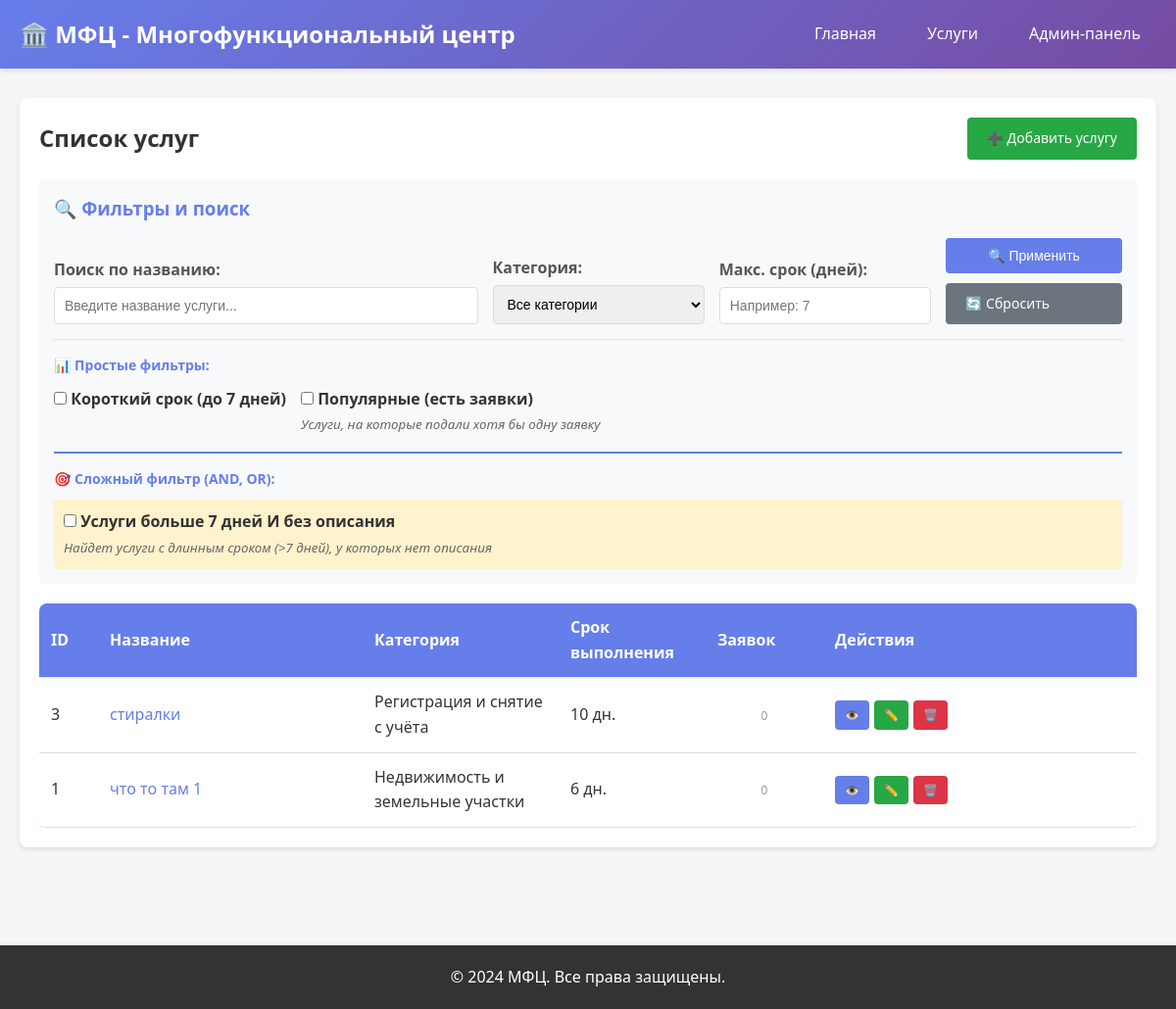
/services/, run on an earlier commit of the app's database.
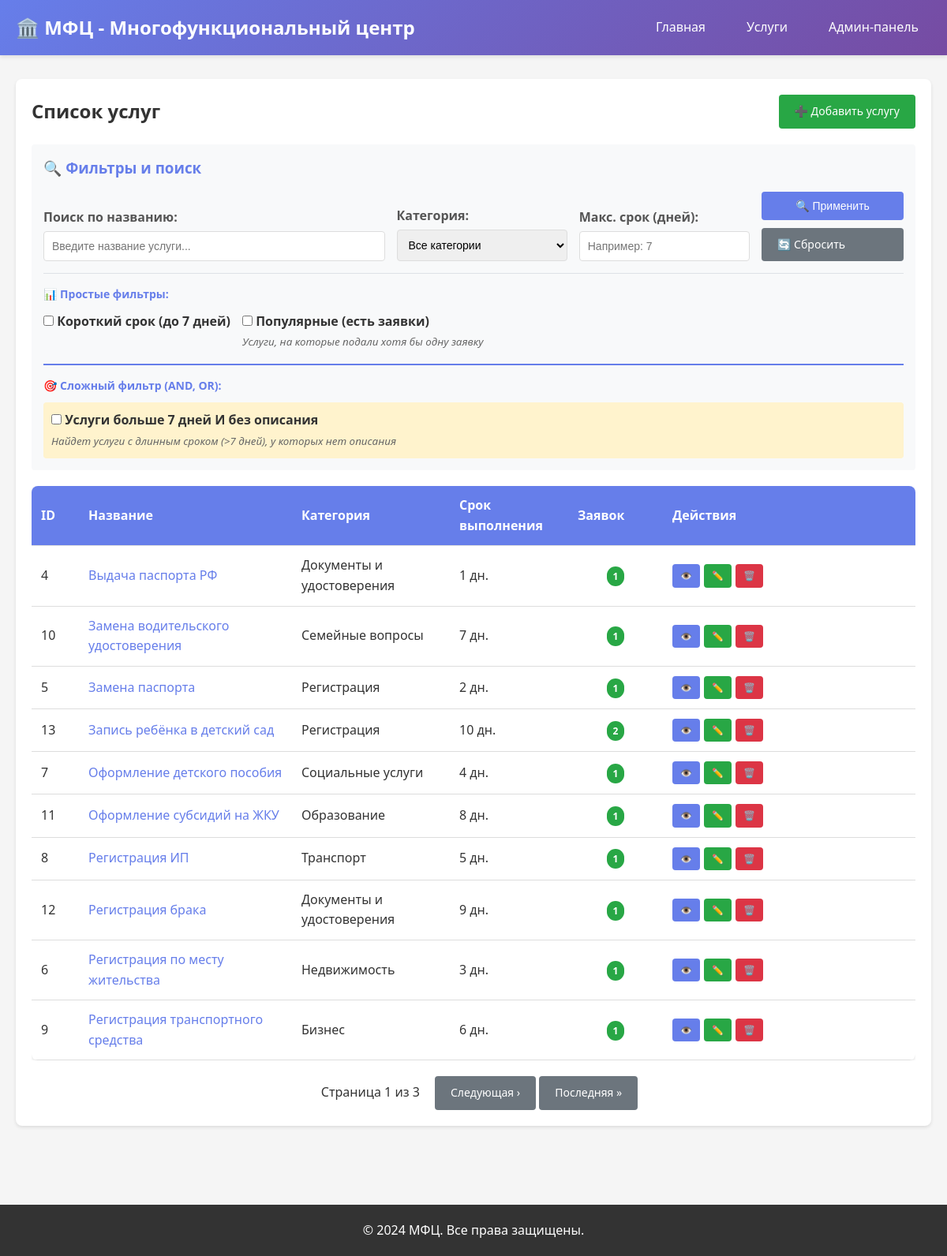
And on a later commit of the database.
### mfc/models.py (models this page shows, shortened)
class Service(models.Model):
    name = models.CharField(
        max_length=200,
        verbose_name='Название услуги'
    )
    description = models.TextField(
        verbose_name='Описание',
        blank=True,
        null=True
    )
    category = models.ForeignKey(
        ServiceCategory,
        on_delete=models.CASCADE,
        verbose_name='Категория',
        related_name='services'
    )
    duration_days = models.PositiveIntegerField(
        verbose_name='Срок выполнения (дней)',
        validators=[MinValueValidator(1)],
        default=1  # type: ignore
    )
    offices = models.ManyToManyField(
        'MFCOffice',
        related_name='services',
        verbose_name='Отделения МФЦ',
        blank=True,
        help_text='Отделения, где предоставляется данная услуга'
    )
    history = HistoricalRecords()
    class Meta:
        verbose_name = 'Услуга'
        verbose_name_plural = 'Услуги'
        ordering = ['name']

class ServiceCategory(models.Model):
    name = models.CharField(
        max_length=200,
        verbose_name='Название категории',
        unique=True
    )
    description = models.TextField(
        verbose_name='Описание',
        blank=True,
        null=True
    )
    class Meta:
        verbose_name = 'Категория услуги'
        verbose_name_plural = 'Категории услуг'
        ordering = ['name']

### mfc/views.py (the view)
# urls.py: path('services/', views.ServiceListView.as_view(), name='service_list'),
class ServiceListView(ListView):
    model = Service
    template_name = 'mfc/service_list.html'
    context_object_name = 'services'
    paginate_by = 10
    def get_queryset(self):
        queryset = Service.objects.select_related('category').prefetch_related('requests').all()
        search_query = self.request.GET.get('search', '')
        if search_query:
            queryset = queryset.filter(name__icontains=search_query)
        category_id = self.request.GET.get('category', '')
        if category_id:
            queryset = queryset.filter(category_id=category_id)
        duration_max = self.request.GET.get('duration_max', '')
        if duration_max:
            try:
                queryset = queryset.filter(duration_days__lte=int(duration_max))
            except ValueError:
                pass
        short_duration = self.request.GET.get('short_duration', '')
        popular = self.request.GET.get('popular', '')
        if short_duration == 'on' and popular != 'on':
            queryset = queryset.filter(duration_days__lte=7)
        elif popular == 'on' and short_duration != 'on':
            queryset = queryset.filter(requests__isnull=False).distinct()
        elif short_duration == 'on' and popular == 'on':
            q_objects = Q(duration_days__lte=7) | Q(requests__isnull=False)
            queryset = queryset.filter(q_objects).distinct()
        complex_filter2 = self.request.GET.get('complex_filter2', '')
        if complex_filter2 == 'on':
            q_complex2 = Q(duration_days__gt=7) & (
                Q(description__isnull=True) | Q(description='')
            )
            queryset = queryset.filter(q_complex2).distinct()
        return queryset
    def get_context_data(self, **kwargs):
        context = super().get_context_data(**kwargs)
        from .models import ServiceCategory
        context['categories'] = ServiceCategory.objects.all()
        context['search_query'] = self.request.GET.get('search', '')
        context['selected_category'] = self.request.GET.get('category', '')
        context['duration_max'] = self.request.GET.get('duration_max', '')
        context['short_duration'] = self.request.GET.get('short_duration', '')
        context['popular'] = self.request.GET.get('popular', '')
        context['complex_filter2'] = self.request.GET.get('complex_filter2', '')
        query_dict = self.request.GET.copy()
        if 'page' in query_dict:
            del query_dict['page']
        context['query_string'] = query_dict.urlencode()
        return context

### mfc/templates/mfc/service_list.html (shortened to what the changed rows need)
{% extends 'mfc/base.html' %}
{% block content %}
<div class="card">
    <div style="display: flex; justify-content: space-between; align-items: center; margin-bottom: 20px;">
        <h2>Список услуг</h2>
    </div>
    {% if services %}
        <div style="overflow-x: auto;">
            <table style="width: 100%; table-layout: fixed;">
                <thead>
                    <tr>
                        <th style="width: 60px;">ID</th>
                        <th style="width: auto;">Название</th>
                        <th style="width: 200px;">Категория</th>
                        <th style="width: 150px;">Срок выполнения</th>
                        <th style="width: 120px;">Заявок</th>
                        <th style="width: 320px;">Действия</th>
                    </tr>
                </thead>
                <tbody>
                    {% for service in services %}
                        <tr>
                            <td>{{ service.id }}</td>
                            <td style="overflow: hidden; text-overflow: ellipsis;">
                                <a href="{% url 'mfc:service_detail' service.pk %}" style="color: #667eea; text-decoration: none;">
                                    {{ service.name }}
                                </a>
                            </td>
                            <td style="overflow: hidden; text-overflow: ellipsis;">{{ service.category.name }}</td>
                            <td>{{ service.duration_days }} дн.</td>
                            <td style="text-align: center;">
                                {% with request_count=service.requests.count %}
                                    {% if request_count > 0 %}
                                        <span style="background: #28a745; color: white; padding: 4px 8px; border-radius: 12px; font-size: 12px; font-weight: bold;">
                                            {{ request_count }}
                                        </span>
                                    {% else %}
                                        <span style="color: #999; font-size: 12px;">0</span>
                                    {% endif %}
                                {% endwith %}
                            </td>
                            <td style="white-space: nowrap;">
                                <div style="display: flex; gap: 5px; flex-wrap: nowrap;">
                                    <a href="{% url 'mfc:service_detail' service.pk %}" class="btn btn-primary" style="padding: 5px 10px; font-size: 12px; flex-shrink: 0;">👁️</a>
                                    <a href="{% url 'mfc:service_update' service.pk %}" class="btn btn-success" style="padding: 5px 10px; font-size: 12px; flex-shrink: 0;">✏️</a>
                                    <a href="{% url 'mfc:service_delete' service.pk %}" class="btn btn-danger" style="padding: 5px 10px; font-size: 12px; flex-shrink: 0;">🗑️</a>
                                </div>
                            </td>
                        </tr>
                    {% endfor %}
                </tbody>
            </table>
        </div>
        {% if is_paginated %}
            <div style="margin-top: 20px; text-align: center;">
                <span style="padding: 0 15px;">
                    Страница {{ page_obj.number }} из {{ page_obj.paginator.num_pages }}
                </span>
                {% if page_obj.has_next %}
                    <a href="?{% if query_string %}{{ query_string }}&{% endif %}page={{ page_obj.next_page_number }}" class="btn btn-secondary">Следующая ›</a>
                    <a href="?{% if query_string %}{{ query_string }}&{% endif %}page={{ page_obj.paginator.num_pages }}" class="btn btn-secondary">Последняя »</a>
                {% endif %}
            </div>
        {% endif %}
    {% else %}
        <div class="empty-state">
            <p>Услуги не найдены.</p>
            <a href="{% url 'mfc:service_create' %}" class="btn btn-success" style="margin-top: 15px;">Добавить первую услугу</a>
        </div>
    {% endif %}
</div>
{% endblock %}

What changed in the data, as far as the page shows it:
no longer on this page (row unchanged): Service: id "3", name "стиралки", category.name "Регистрация и снятие с учёта", duration_days "10"
no longer on this page (row unchanged): Service: id "1", name "что то там 1", category.name "Недвижимость и земельные участки", duration_days "6", shows "0"
added Service: id "4", name "Выдача паспорта РФ", category.name "Документы и удостоверения", duration_days "1", requests.count "1"
added Service: id "10", name "Замена водительского удостоверения", category.name "Семейные вопросы", duration_days "7", requests.count "1"
added Service: id "5", name "Замена паспорта", category.name "Регистрация", duration_days "2", requests.count "1"
added Service: id "13", name "Запись ребёнка в детский сад", category.name "Регистрация", duration_days "10", requests.count "2"
added Service: id "7", name "Оформление детского пособия", category.name "Социальные услуги", duration_days "4", requests.count "1"
added Service: id "11", name "Оформление субсидий на ЖКУ", category.name "Образование", duration_days "8", requests.count "1"
added Service: id "8", name "Регистрация ИП", category.name "Транспорт", duration_days "5", requests.count "1"
added Service: id "12", name "Регистрация брака", category.name "Документы и удостоверения", duration_days "9", requests.count "1"
added Service: id "6", name "Регистрация по месту жительства", category.name "Недвижимость", duration_days "3", requests.count "1"
added Service: id "9", name "Регистрация транспортного средства", category.name "Бизнес", duration_days "6", requests.count "1"
Also different on the page:
{{ page_obj.number }}: (not shown) → "1"
{{ page_obj.paginator.num_pages }}: (not shown) → "3"
text now shown: "Страница из Следующая › Последняя »"
